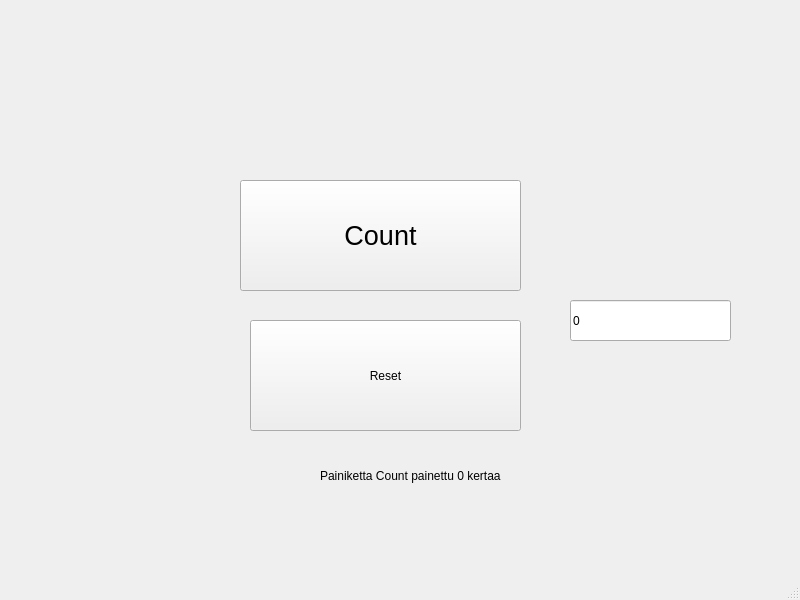
<?xml version="1.0" encoding="UTF-8"?>
<ui version="4.0">
 <class>MainWindow</class>
 <widget class="QMainWindow" name="MainWindow">
  <property name="geometry">
   <rect>
    <x>0</x>
    <y>0</y>
    <width>800</width>
    <height>600</height>
   </rect>
  </property>
  <property name="windowTitle">
   <string>MainWindow</string>
  </property>
  <widget class="QWidget" name="centralwidget">
   <widget class="QPushButton" name="btnCount">
    <property name="geometry">
     <rect>
      <x>240</x>
      <y>180</y>
      <width>281</width>
      <height>111</height>
     </rect>
    </property>
    <property name="font">
     <font>
      <pointsize>20</pointsize>
     </font>
    </property>
    <property name="text">
     <string>Count</string>
    </property>
   </widget>
   <widget class="QPushButton" name="btnReset">
    <property name="geometry">
     <rect>
      <x>250</x>
      <y>320</y>
      <width>271</width>
      <height>111</height>
     </rect>
    </property>
    <property name="text">
     <string>Reset</string>
    </property>
   </widget>
   <widget class="QLineEdit" name="txtResult">
    <property name="geometry">
     <rect>
      <x>570</x>
      <y>300</y>
      <width>161</width>
      <height>41</height>
     </rect>
    </property>
    <property name="text">
     <string>0</string>
    </property>
   </widget>
   <widget class="QLabel" name="labelInfo">
    <property name="geometry">
     <rect>
      <x>320</x>
      <y>460</y>
      <width>261</width>
      <height>31</height>
     </rect>
    </property>
    <property name="text">
     <string>Painiketta Count painettu 0 kertaa</string>
    </property>
   </widget>
  </widget>
  <widget class="QMenuBar" name="menubar">
   <property name="geometry">
    <rect>
     <x>0</x>
     <y>0</y>
     <width>800</width>
     <height>21</height>
    </rect>
   </property>
  </widget>
  <widget class="QStatusBar" name="statusbar"/>
 </widget>
 <resources/>
 <connections/>
</ui>
